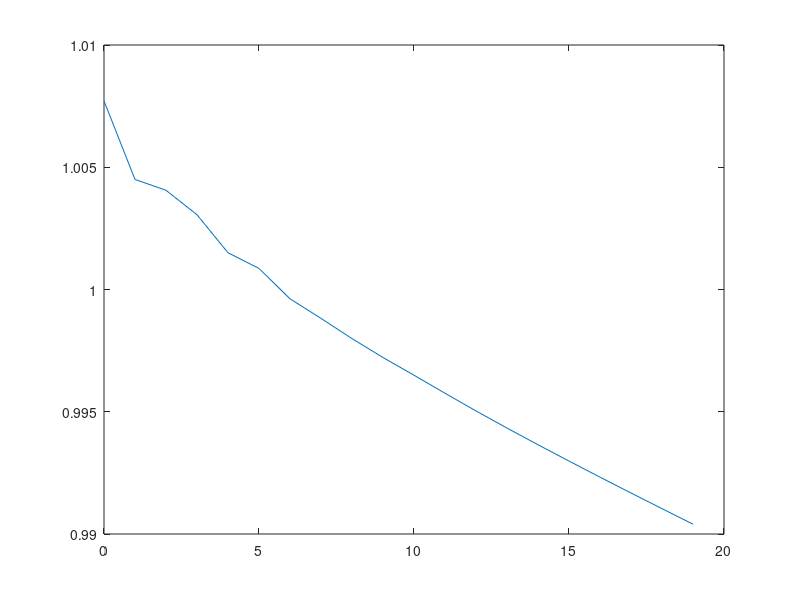

MATLAB code to generate this figure:
clear all
close all
rng(1);
lambda = 0.2;
N = 20;
FORE = 20
v = ones(N,1);

v = v+randn(N,1)*0.05;

q = zeros(FORE,1);

w2 = 0;
for i = 1:1:N,
    w2 = w2+exp(-lambda*(i-1));
end
h3 = zeros(1,N);
for i = 1:1:N,
    h3(i) = (exp(-lambda*(i-1)))/(w2);
end
h3 = h3'; %EMA Filter
h3 = fliplr(h3);
a = 0;
for i = 1:1:FORE,
    v = [v(i:FORE);q(1:i-1)];
    for e = 1:1:N-1
        a = a + (h3(e)*v(N-e));
    end
    q(i) = a;
    a = 0;
end
plot(0:length(q)-1,q)

